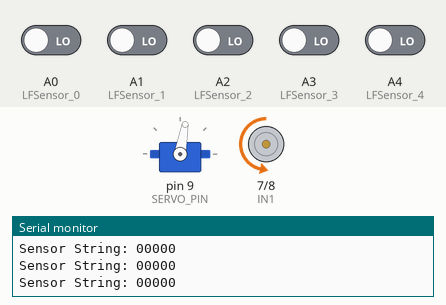
This sketch was run on a simulated Arduino Uno, built with avr-gcc and run on an emulated ATmega328P. Parts: servo, motor-driver pin pairs drawn as motors (green arrow = first pin HIGH = forward, orange = second pin HIGH = backward, longer = more drive, scaled by the enable pin), the last lines printed to the serial monitor. Inputs (shaded band) come from the test bench; at power-on: A0 (LFSensor_0), A1 (LFSensor_1), A2 (LFSensor_2), A3 (LFSensor_3), A4 (LFSensor_4) LOW.

Above: at 1.2 s.
1.3 s: A0 (LFSensor_0) driven HIGH
At 2.1 s:
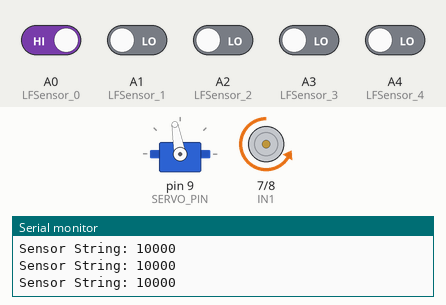
3.0 s: A0 (LFSensor_0) driven LOW
At 4.0 s:
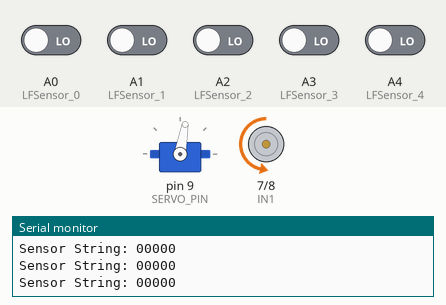
6.0 s: A4 (LFSensor_4) driven HIGH
At 6.9 s:
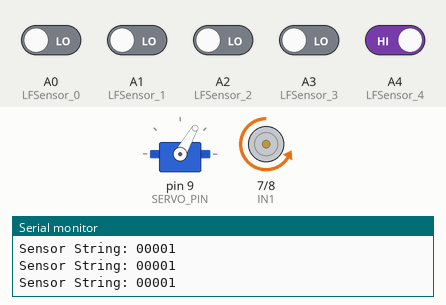
7.7 s: A4 (LFSensor_4) driven LOW
At 8.8 s:
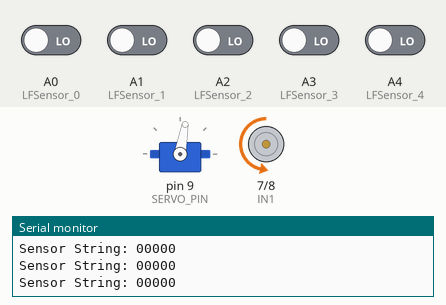
9.2 s: A0 (LFSensor_0) driven HIGH and A1 (LFSensor_1) driven HIGH and A2 (LFSensor_2) driven HIGH and A3 (LFSensor_3) driven HIGH and A4 (LFSensor_4) driven HIGH
At 9.9 s:
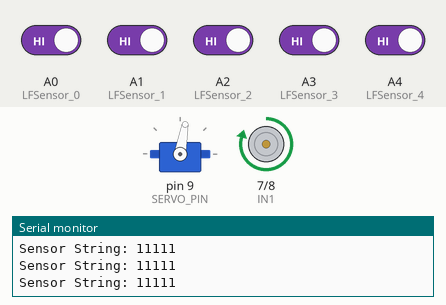
10.7 s: A0 (LFSensor_0) driven LOW
At 10.85 s:
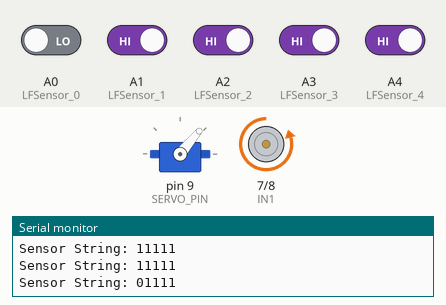
Timing chart, 0 to 13.4 s (numbered marks = the images above; inputs shaded):
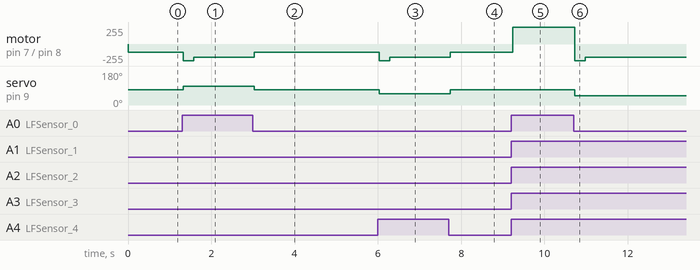

Measured:
- after the input at 1.3 s, motor on pin 7 (IN1) / pin 8 (IN2): backward 125/255 → backward 250/255 at once, → backward 200/255 0.25 s later; servo on pin 9 (SERVO_PIN): 80° → 100° at once
- after the input at 3.0 s, motor on pin 7 (IN1) / pin 8 (IN2): backward 200/255 → backward 125/255 at once; servo on pin 9 (SERVO_PIN): 100° → 80° at once
- after the input at 6.0 s, motor on pin 7 (IN1) / pin 8 (IN2): backward 125/255 → backward 250/255 at once, → backward 200/255 0.25 s later; servo on pin 9 (SERVO_PIN): 80° → 60° at once
- after the input at 7.7 s, motor on pin 7 (IN1) / pin 8 (IN2): backward 200/255 → backward 125/255 at once; servo on pin 9 (SERVO_PIN): 60° → 80° at once
- after the input at 9.2 s, motor on pin 7 (IN1) / pin 8 (IN2): backward 125/255 → forward 250/255 at once
- after the input at 10.7 s, motor on pin 7 (IN1) / pin 8 (IN2): forward 250/255 → backward 250/255 at once, → backward 200/255 0.25 s later; servo on pin 9 (SERVO_PIN): 80° → 50° at once

The sketch:

RCCar.ino
```cpp
#include <PWMServo.h>

#define IN1 7
#define IN2 8
#define ENA 5

#define FRONT 80        // steering to front
int SHARP_RIGHT=FRONT+30;
int SHARP_LEFT=FRONT-30;
int RIGHT=FRONT+20;
int LEFT=FRONT-20;
int SLIGHT_RIGHT = FRONT + 10;
int SLIGHT_LEFT = FRONT - 10;

// IR Sensors
#define LFSensor_0 A0
#define LFSensor_1 A1
#define LFSensor_2 A2
#define LFSensor_3 A3
#define LFSensor_4 A4
char sensor[5];
int prevTurn = 0; // 0 denotes straight, 1 denotes right, -1 denotes left

#define SPEED 125
#define TURN_SPEED 200
#define REVERSE_SPEED 250
#define MAX_SPEED 250

#define SERVO_PIN 9
PWMServo head;

void reverse(int speed) {
  digitalWrite(IN1, HIGH);
  digitalWrite(IN2, LOW);
  analogWrite(ENA, speed);
}

void throttle(int speed) {
  digitalWrite(IN1, LOW);
  digitalWrite(IN2,HIGH);
  analogWrite(ENA,speed);
}

void accelerate(int milliseconds) {
  throttle(MAX_SPEED);
  delay(milliseconds);
}

void turn(int angle) {
  head.write(angle);
}

void brake() {
  digitalWrite(IN1, LOW);
  digitalWrite(IN2,LOW);
  analogWrite(ENA,0);
}

void setup() {
  pinMode(ENA, OUTPUT);
  pinMode(IN1, OUTPUT);
  pinMode(IN2, OUTPUT);
  head.attach(SERVO_PIN);
  turn(FRONT);
  brake();
  Serial.begin(9600);
}

void loop() {
  linetracking();

}

String readIR() {
  int sensorVal_DEC = 32;
  sensor[0] = digitalRead(LFSensor_0);
  sensor[1] = digitalRead(LFSensor_1);
  sensor[2] = digitalRead(LFSensor_2);
  sensor[3] = digitalRead(LFSensor_3);
  sensor[4] = digitalRead(LFSensor_4);
  sensorVal_DEC += sensor[0]*16 + sensor[1]*8 + sensor[2]*4 + sensor[3]*2 + sensor[4];
  String sensorString = String(sensorVal_DEC,BIN).substring(1,6);
  Serial.println("Sensor String: " + sensorString);
  Serial.println();
  return sensorString;
}

void linetracking() {
  String irString = readIR();

  if (irString == "10000" || irString == "11000") {
        turn(RIGHT);
        if (prevTurn != 1) accelerate(250);
        throttle(TURN_SPEED);
        prevTurn = 1;
  }

  if (irString == "11100" || irString == "11110") {
        turn(SHARP_RIGHT);
        if (prevTurn != 2) accelerate(250);
        throttle(TURN_SPEED);
        prevTurn = 2;
  }

  if (irString == "00001" || irString == "00011") {
        turn(LEFT);
        if (prevTurn != -1) accelerate(250);
        throttle(TURN_SPEED);
        prevTurn = -1;
  }

  if (irString == "00111" || irString == "01111") {
        turn(SHARP_LEFT);
        if (prevTurn != -2) accelerate(250);
        throttle(TURN_SPEED);
        prevTurn = -2;
  }

  if (irString == "00000") {
      turn(FRONT);
      throttle(SPEED);
      prevTurn = 0;
  }

  if (irString == "11111") {
      brake();
      if (prevTurn == 1 || prevTurn == 2) {
        turn(SHARP_LEFT);
        while (readIR() == "11111" ) {
          reverse(REVERSE_SPEED);
        }
        prevTurn == -2;
      } else if (prevTurn == -1 || prevTurn == -2) {
        turn(SHARP_RIGHT);
        while (readIR() == "11111") {
          reverse(REVERSE_SPEED);
        }
        prevTurn == 2;
      } else {
        reverse(REVERSE_SPEED);
      }

  }
}
```
